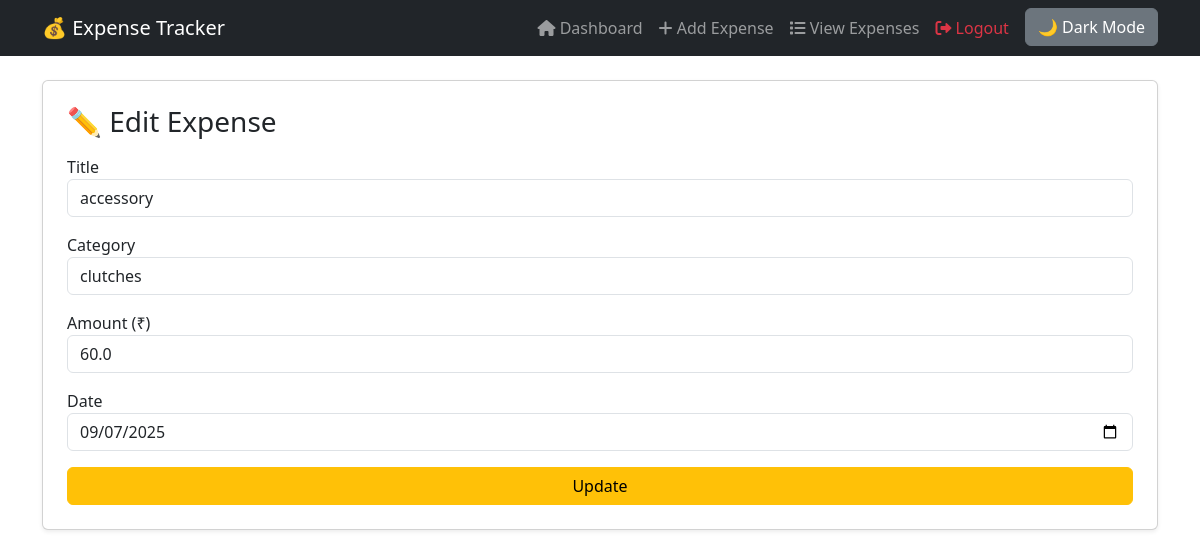
Page /edit_expense/4 (signed in) on the committed database.
### models.py (models this page shows, shortened)
class Expense(db.Model):
    __tablename__ = 'expenses'
    id = db.Column(db.Integer, primary_key=True)
    title = db.Column(db.String(100), nullable=True)
    description = db.Column(db.String(200), nullable=True)
    amount = db.Column(db.Float, nullable=False)
    category = db.Column(db.String(50), nullable=False)
    date = db.Column(db.Date, default=datetime.utcnow)
    user_id = db.Column(db.Integer, db.ForeignKey('users.id'), nullable=False)

### routes.py (the view, shortened to what this page needs)
@main_routes.route("/edit_expense/<int:expense_id>", methods=["GET", "POST"])
@login_required
def edit_expense(expense_id):
    expense = Expense.query.get_or_404(expense_id)
    if expense.user_id != current_user.id:
        flash("❌ Not authorized!", "danger")
        return redirect(url_for("main.dashboard"))
    return render_template("edit_expense.html", expense=expense)

### templates/edit_expense.html (shortened to what this page needs)
{% extends "base.html" %}
{% block content %}
<div class="card p-4 shadow-sm">
    <h3 class="mb-3">✏️ Edit Expense</h3>
    <form method="POST">
        <div class="mb-3">
            <label>Title</label>
            <input type="text" name="title" value="{{ expense.title }}" class="form-control" required>
        </div>
        <div class="mb-3">
            <label>Category</label>
            <input type="text" name="category" value="{{ expense.category }}" class="form-control" required>
        </div>
        <div class="mb-3">
            <label>Amount (₹)</label>
            <input type="number" step="0.01" name="amount" value="{{ expense.amount }}" class="form-control" required>
        </div>
        <div class="mb-3">
            <label>Date</label>
            <input type="date" name="date" value="{{ expense.date.strftime('%Y-%m-%d') }}" class="form-control" required>
        </div>
        <button class="btn btn-warning w-100">Update</button>
    </form>
</div>
{% endblock %}

### rows in the picture
Expense: title "accessory", category "clutches", amount "60.0", date "09/07/2025"
